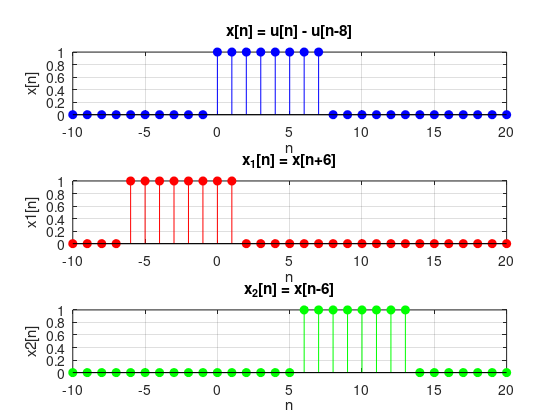

Reproduce this figure in MATLAB.
clear % 清除所有变量
close all % 关闭所有图形窗口
clc; % 清空命令窗口


% 定义时间范围
n = -10:20;

% 信号 x[n] = u[n] - u[n-8]
x = (n >= 0) - (n >= 8);

% 左移序列 x1[n] = x[n+6]
x1 = (n+6 >= 0) - (n+6 >= 8);

% 右移序列 x2[n] = x[n-6]
x2 = (n-6 >= 0) - (n-6 >= 8);

% 绘制 x[n]、x1[n] 和 x2[n]
subplot(3,1,1); % 在图形窗口的上部分绘制子图
stem(n, x, 'b', 'filled');
title('x[n] = u[n] - u[n-8]');
xlabel('n');
ylabel('x[n]');
grid on;

subplot(3,1,2); % 在图形窗口的中部分绘制子图
stem(n, x1, 'r', 'filled');
title('x_{1}[n] = x[n+6]');
xlabel('n');
ylabel('x1[n]');
grid on;

subplot(3,1,3); % 在图形窗口的下部分绘制子图
stem(n, x2, 'g', 'filled');
title('x_{2}[n] = x[n-6]');
xlabel('n');
ylabel('x2[n]');
grid on;

% 检查目录是否存在，如果不存在则创建
foldername = 'picture';
if ~exist(foldername, 'dir')
    mkdir(foldername);
end

set(gcf, 'PaperPositionMode', 'auto')  % 设置绘图窗口分辨率与尺寸一致
print(sprintf('%s/program2_3.jpg', foldername'), '-djpeg', '-r300');  % 保存图形，分辨率为300dpi